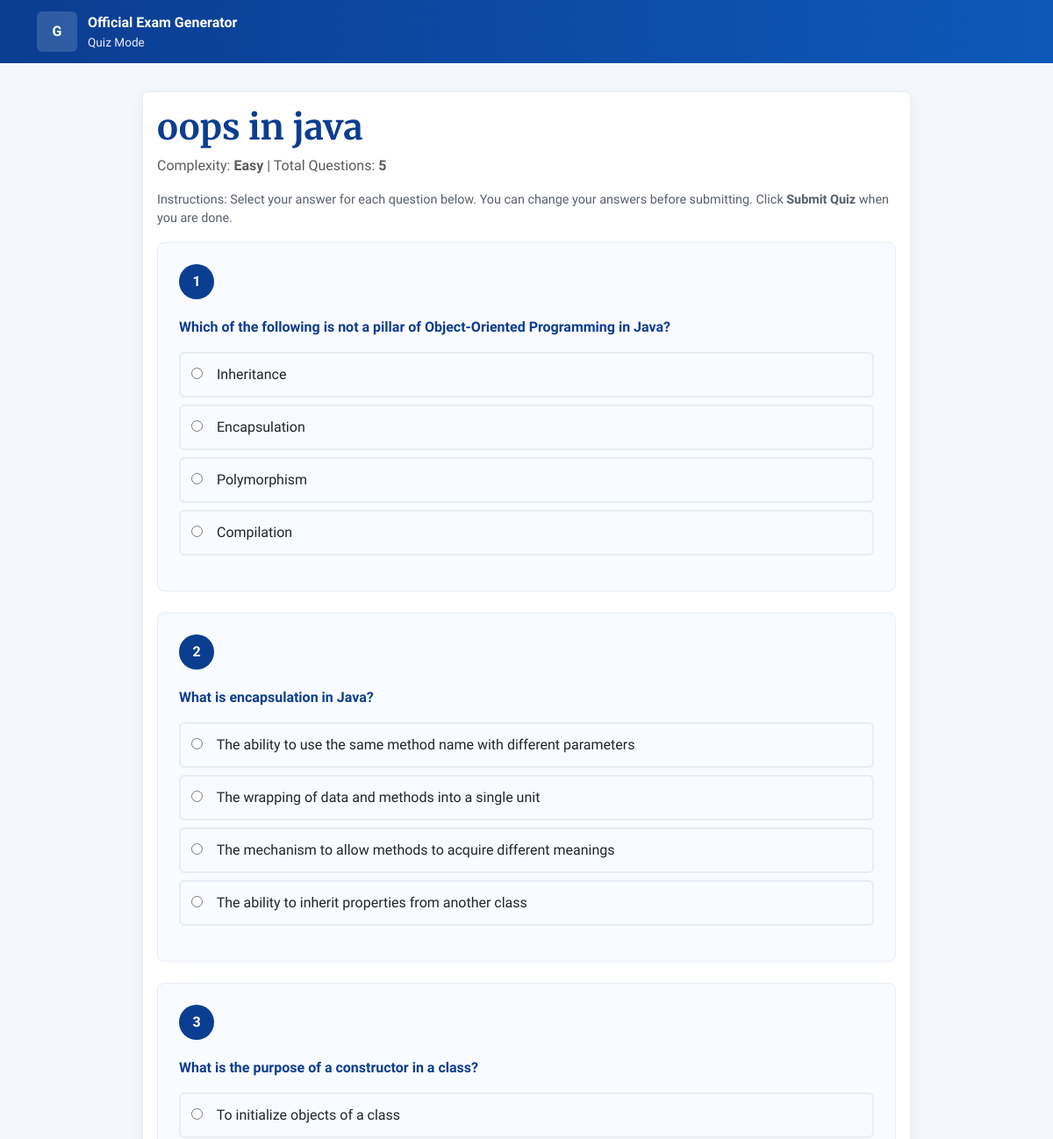
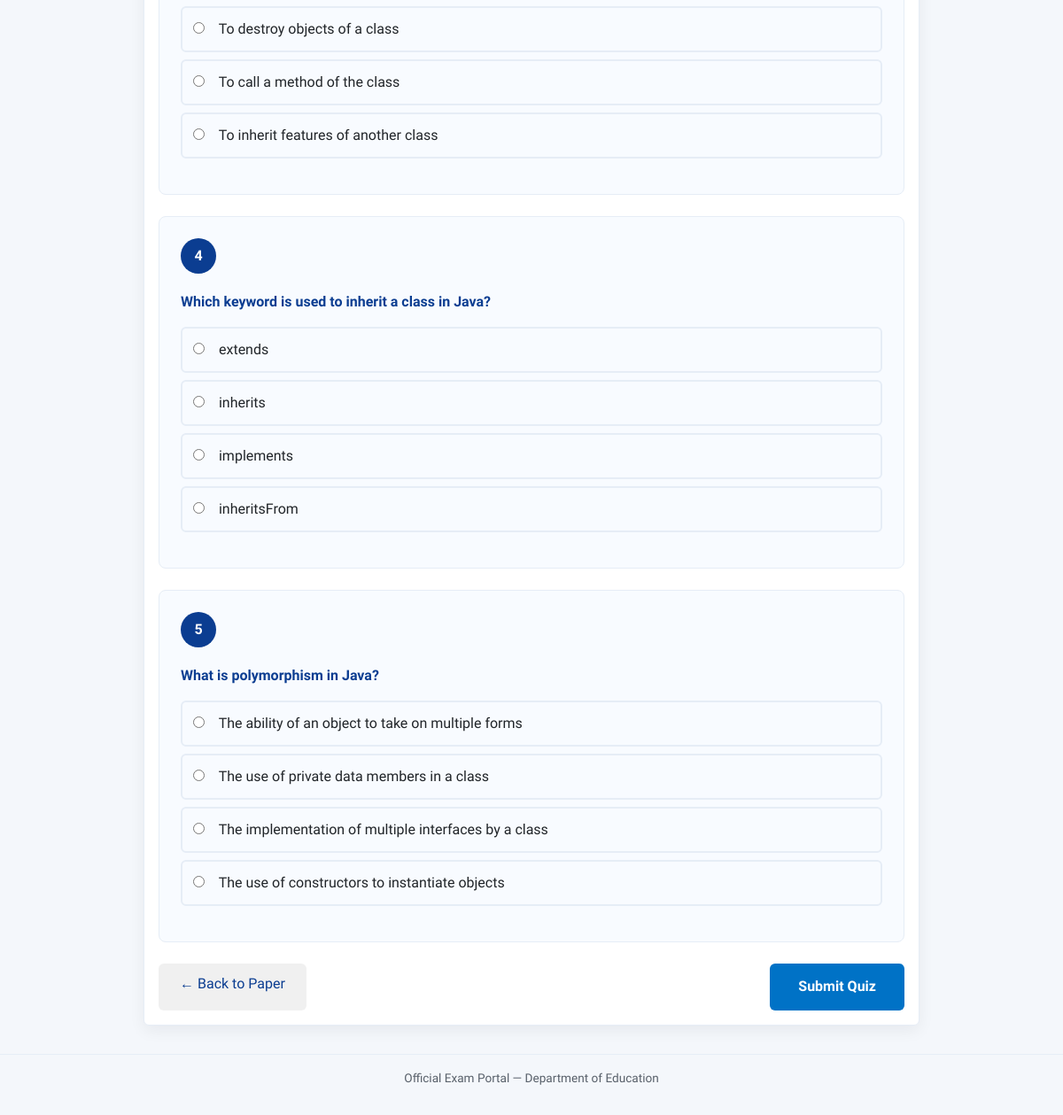
The app's page /quiz/1 with its own data (2 pictures, top to bottom).
### open_router.py (models this page shows)
class TestPaper(db.Model):
    __tablename__ = "test_paper"
    id = db.Column(db.Integer, primary_key=True)
    syllabus = db.Column(db.Text, nullable=False)
    complexity = db.Column(db.String(32), nullable=False)
    num_questions = db.Column(db.Integer, nullable=False)
    generated_at = db.Column(db.DateTime, default=datetime.utcnow, nullable=False)
    raw_output = db.Column(db.Text, nullable=False)
    questions = db.relationship(
        "MCQQuestion", back_populates="paper", cascade="all, delete-orphan"
    )

class MCQQuestion(db.Model):
    __tablename__ = "mcq_question"
    id = db.Column(db.Integer, primary_key=True)
    paper_id = db.Column(db.Integer, db.ForeignKey("test_paper.id"), nullable=False)
    question_text = db.Column(db.Text, nullable=False)
    choices_json = db.Column(db.Text, nullable=False)
    correct_choice_index = db.Column(db.Integer, nullable=False)
    explanation = db.Column(db.Text, nullable=True)
    paper = db.relationship("TestPaper", back_populates="questions")
    @property
    def choices(self):
        try:
            return json.loads(self.choices_json)
        except Exception:
            return []

### open_router.py (the view)
@app.route("/quiz/<int:paper_id>")
def quiz_start(paper_id):
    paper = TestPaper.query.get_or_404(paper_id)
    return render_template(
        "quiz_all_questions.html",
        paper=paper,
        questions=paper.questions,
    )

### templates/quiz_all_questions.html (shortened to what this page needs)
<!doctype html>
<html lang="en">
  <head>
    <link href="https://cdn.jsdelivr.net/npm/bootstrap@5.3.2/dist/css/bootstrap.min.css" rel="stylesheet">
  </head>
  <body>
    <header class="gov-header">
      <div class="container">
        <div class="gov-brand">
          <div class="gov-emblem">G</div>
          <div>
            <div style="font-weight:600">Official Exam Generator</div>
            <div style="font-size:.85rem;opacity:.9">Quiz Mode</div>
          </div>
        </div>
      </div>
    </header>
    <div class="container" style="max-width:900px;margin:2rem auto">
      <div class="card">
        <div class="card-body">
          <h1 class="card-title">{{ paper.syllabus }}</h1>
          <p class="text-muted">Complexity: <strong>{{ paper.complexity.title() }}</strong> | Total Questions: <strong>{{ questions|length }}</strong></p>
          <p class="progress-info">Instructions: Select your answer for each question below. You can change your answers before submitting. Click <strong>Submit Quiz</strong> when you are done.</p>
          <form method="post" action="{{ url_for('quiz_submit', paper_id=paper.id) }}">
            {% for q in questions %}
              {% set idx = loop.index0 %}
              <div class="question-item">
                <div class="question-number">{{ loop.index }}</div>
                <div class="question-text">{{ q.question_text }}</div>
                <div style="margin:1rem 0">
                  {% for choice in q.choices %}
                    {% set choice_idx = loop.index0 %}
                    <label class="choice-label">
                      <input type="radio" name="q{{ idx }}" value="{{ choice_idx }}" onchange="this.closest('label').classList.add('selected')">
                      <span class="choice-text">{{ choice }}</span>
                    </label>
                  {% endfor %}
                </div>
              </div>
            {% endfor %}
            <div class="d-flex gap-2 justify-content-between mt-4">
              <a href="{{ url_for('view_paper', paper_id=paper.id) }}" class="btn btn-back">← Back to Paper</a>
              <button type="submit" class="btn btn-submit">Submit Quiz</button>
            </div>
          </form>
        </div>
      </div>
    </div>
    <footer style="text-align:center">
      <div class="container">
        <p>Official Exam Portal — Department of Education</p>
      </div>
    </footer>
  </body>
</html>

### templates/quiz_all_questions.html (style rules this page uses)
:root { --bg:#f4f7fb;--primary:#0b3d91;--accent:#0072c6;--muted:#58606a;--card:#fff;--border:#e6edf6 }
body { font-family:'Libre Franklin', Arial, sans-serif;background:var(--bg);color:#0b2540 }
.gov-header { background:linear-gradient(90deg,var(--primary),#0e58b8);color:white;padding:.8rem 0 }
.gov-brand { display:flex;align-items:center;gap:.75rem }
.gov-emblem { width:46px;height:46px;background:rgba(255,255,255,0.15);border-radius:6px;display:inline-flex;align-items:center;justify-content:center;font-weight:700 }
.card { border:1px solid var(--border);box-shadow:0 6px 18px rgba(16,24,40,0.06) }
h1.card-title { font-family:'Merriweather', serif;font-weight:700;color:var(--primary) }
.question-item { background:#f8fbff;border:1px solid var(--border);border-radius:8px;padding:1.5rem;margin-bottom:1.5rem }
.question-number { display:inline-block;background:var(--primary);color:white;width:40px;height:40px;line-height:40px;text-align:center;border-radius:50%;font-weight:600;margin-bottom:.5rem }
.question-text { font-weight:600;margin:.75rem 0;color:var(--primary) }
.choice-label { display:block;padding:.75rem;margin:.5rem 0;border:2px solid var(--border);border-radius:6px;cursor:pointer;transition:all 0.2s }
input[type="radio"] { margin-right:0.75rem }
.btn-submit { background:var(--accent);color:white;padding:.9rem 2rem;border-radius:6px;border:none;font-weight:600 }
.btn-back { background:#f0f0f0;color:var(--primary);padding:.7rem 1.5rem;border-radius:6px;border:none }
.progress-info { color:var(--muted);font-size:.9rem;margin-bottom:1rem }
footer { margin-top:2rem;padding:1rem 0;color:var(--muted);font-size:.85rem;border-top:1px solid var(--border) }

### records on screen
TestPaper: syllabus "oops in java", complexity "Easy"
MCQQuestion: question_text "Which of the following is not a pillar of Object-Oriented Programming in Java?", choices "Inheritance" "Encapsulation" "Polymorphism" "Compilation"
MCQQuestion: question_text "What is encapsulation in Java?", choices "The ability to use the same method name with different parameters" "The wrapping of data and methods into a single unit" "The mechanism to allow methods to acquire different meanings" "The ability to inherit properties from another class"
MCQQuestion: question_text "What is the purpose of a constructor in a class?", choices "To initialize objects of a class" "To destroy objects of a class" "To call a method of the class" "To inherit features of another class"
MCQQuestion: question_text "Which keyword is used to inherit a class in Java?", choices "extends" "inherits" "implements" "inheritsFrom"
MCQQuestion: question_text "What is polymorphism in Java?", choices "The ability of an object to take on multiple forms" "The use of private data members in a class" "The implementation of multiple interfaces by a class" "The use of constructors to instantiate objects"

### other values on screen
{{ questions|length }} "5"
